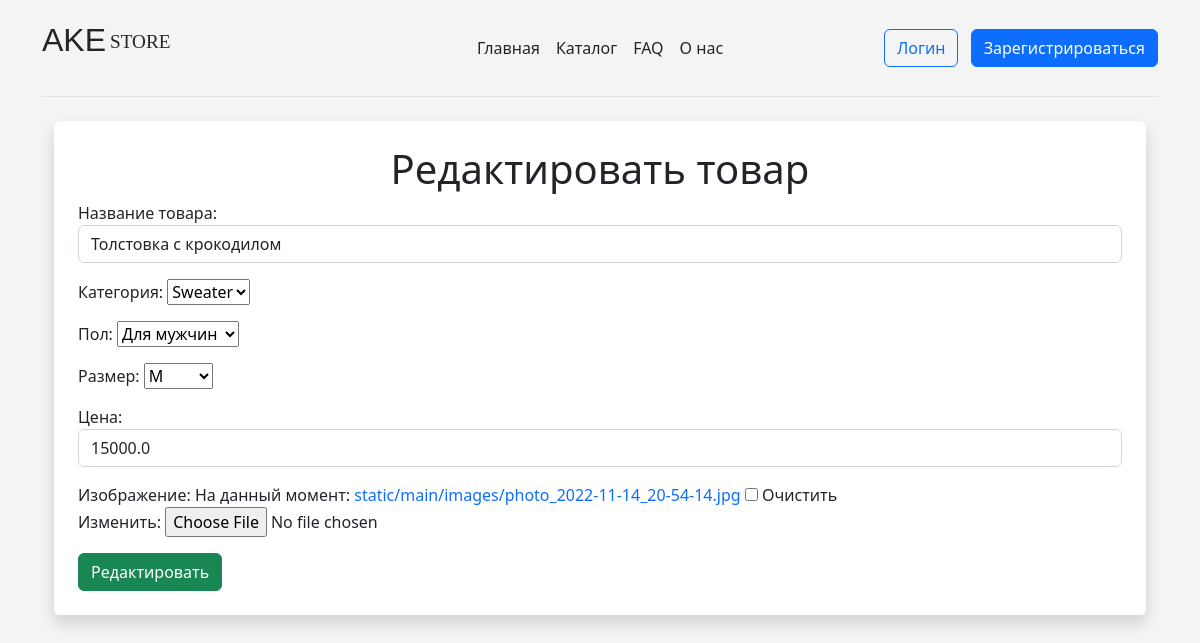
The app's page /update_product/2/, older data.
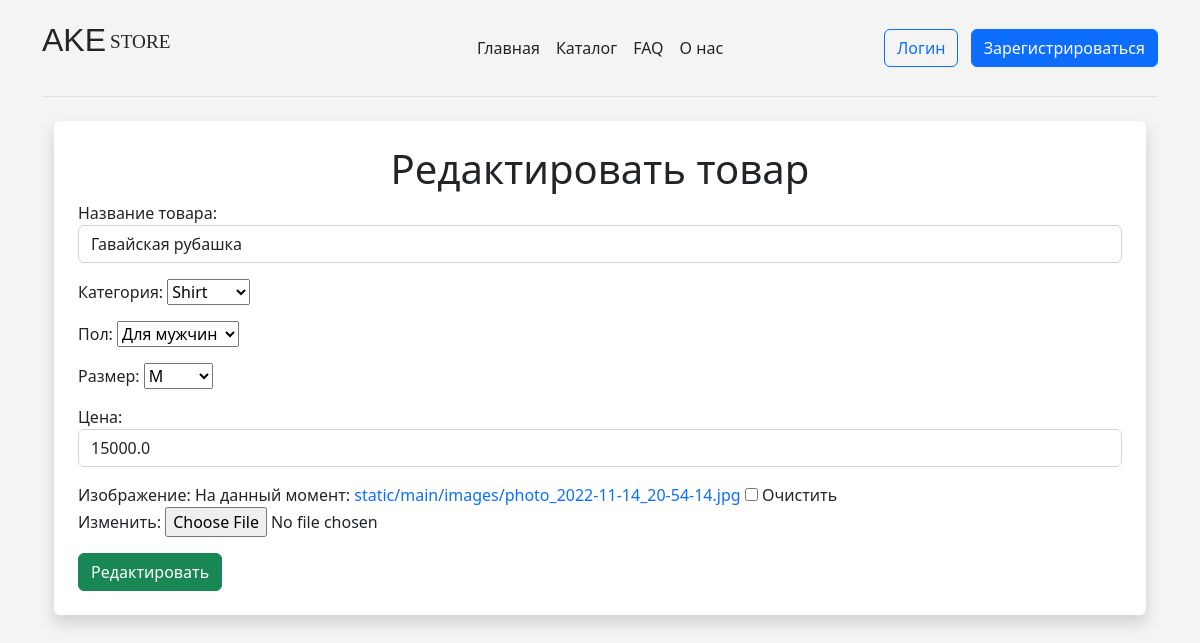
The same page, newer data.
### main/models.py (models this page shows, shortened)
class catalog(models.Model):
    name = models.CharField("Название товара", max_length=100)
    category = models.CharField("Категория", choices=CATEGORY_CHOICES, max_length=1)
    sex = models.CharField("Пол", choices=SEX_CHOICES, max_length=1)
    size = models.CharField("Размер", choices=SIZE_CHOICES, max_length=3)
    price = models.FloatField()
    image = models.ImageField(blank=True, upload_to="static/main/images")

### main/views.py (the view)
# urls.py: path("update_product/<product_id>/", views.update_product, name="update_product"),
def update_product(request, product_id):
    product = catalog.objects.get(pk=product_id)
    if request.method == "POST":
        form = catalogForm(request.POST, request.FILES, instance=product)
        if form.is_valid():
            form.save()
            return redirect("catalog")
    else:
        form = catalogForm(instance=product)
    return render(request, "main/update_product.html", {"form": form})

### main/forms.py
class catalogForm(forms.ModelForm):
    class Meta:
        model = catalog
        fields = ["name", "category", "sex", "size", "price", "image"]
        labels = {
            "name": "Название товара",
            "price": "Цена",
            "image": "Изображение",
        }
        widgets = {
            "name": TextInput(
                attrs={
                    "class": "form-control",
                    "placeholder": "Введдите название товара",
                }
            ),
            "price": TextInput(
                attrs={"class": "form-control", "placeholder": "Введите цену товара"}
            ),
        }

### main/templates/main/update_product.html (shortened to what this page needs)
{% extends 'main/base.html' %}
{% block content%}
<div class="shadow p-4 mb-5 bg-body rounded">
    <h1 class="text-center">Редактировать товар</h1>
    <form action="" method="post" enctype="multipart/form-data">
        {{ form.as_p }}
        <button type="submit" class="btn btn-success">Редактировать</button>
    </form>
</div>
{% endblock %}

Row changes from the older to the newer data that the page shows:
changed catalog "Для мужчин": name "Толстовка с крокодилом" → "Гавайская рубашка"; category "Sweater" → "Shirt"
